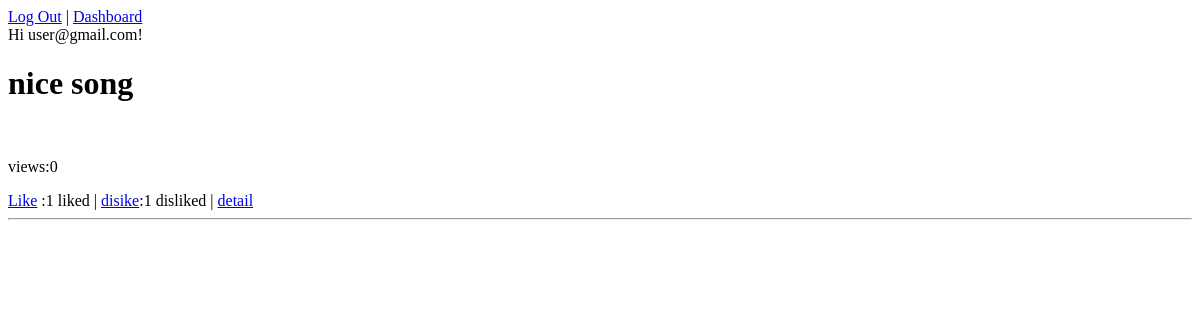
/ (signed in), run on an earlier commit of the app's database.
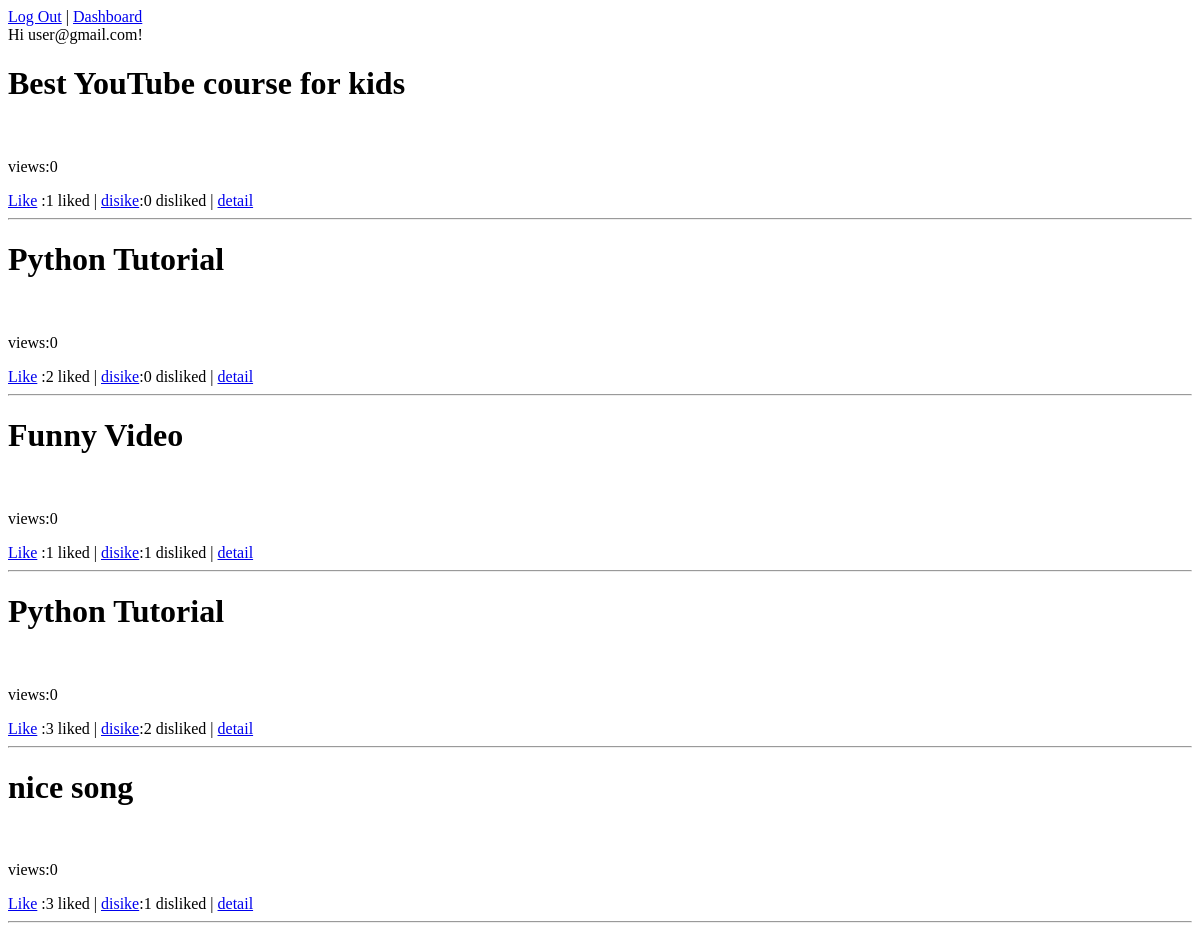
And on a later commit of the database.
### videoshare/models.py (models this page shows, shortened)
class Post(models.Model):
    id = models.UUIDField(primary_key=True, default=uuid.uuid4)
    user = models.CharField(max_length=100)
    postdescription = models.TextField()
    video_link = models.CharField(max_length=300)
    like_count = models.IntegerField(default=0)
    dislike_count = models.IntegerField(default=0)
    view_count = models.IntegerField(default=0)

### videoshare/views.py (the view)
# urls.py: path('', views.index, name='index'),
def index(request):
    post = Post.objects.all()
    return render(request, 'index.html', {'posts':post})

### templates/index.html (shortened to what this page needs)
{% extends 'base.html'%}
{% load embed_video_tags %}
{%block main%}
	<body>
		{% if user.is_authenticated %}
		  <a href="{% url 'account_logout' %}">Log Out</a> |
		  <a href="{% url 'post' %}">Dashboard</a> <br>
		  Hi {{ user.email }}!
		{% else %}
		  <p>You are not logged in</p>
		  <a href="{% url 'account_login' %}">Log In</a> |
		  <a href="{% url 'account_signup' %}">Sign Up</a>
		{% endif %}
		<div id=post >
		{%for post in posts reversed%}
			<h1>{{post.postdescription}}</h1>
			<br>
			<p>views:{{post.view_count}}</p>
			{% if user.is_authenticated %}
				<a href="/likepost?post_id={{post.id}}">Like</a> :{{post.like_count}} liked |
				<a href="/dislikepost?post_id={{post.id}}">disike</a>:{{post.dislike_count}} disliked |
				<a href="{%url 'detail' post.id%}">detail</a>
			{%endif%}
		<hr>
		{%endfor%}
		</div>
	</body>
{%endblock%}

What changed in the data, as far as the page shows it:
added Post: postdescription "Best YouTube course for kids", view_count "0", like_count "1", dislike_count "0"
added Post: postdescription "Python Tutorial", view_count "0", like_count "2", dislike_count "0"
added Post: postdescription "Funny Video", view_count "0", like_count "1", dislike_count "1"
added Post: postdescription "Python Tutorial", view_count "0", like_count "3", dislike_count "2"
changed Post "nice song": like_count "1" → "3"
